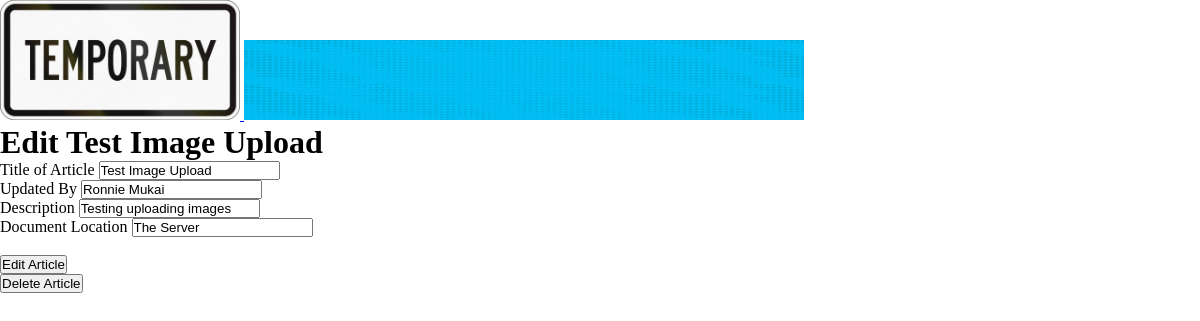
The page /admin_page/all_self_help_articles/8/edit_articles on the database its author committed.
### catalog_application/models.py (models this page shows)
class SelfHelpArticle(models.Model):
    title = models.CharField(max_length=100)
    last_updated_by = models.CharField(max_length=50)
    description = models.CharField(max_length=1000)
    document_location = models.CharField(max_length=100)
    article_image = models.ImageField(storage=fs)
    created_at = models.DateTimeField(auto_now_add=True)
    updated_at = models.DateTimeField(auto_now=True)
    objects = SelfHelpArticleManager()

### catalog_application/views.py (the view)
# urls.py: path('admin_page/all_self_help_articles/<self_help_article_id>/edit_articles', views.edit_articles),
def edit_articles(request, self_help_article_id):
    db_articles = SelfHelpArticle.objects.get(id=self_help_article_id)
    context = {
        'self_help_articles': db_articles
    }
    return render(request, 'edit_self_help_articles.html', context)

### catalog_application/templates/edit_self_help_articles.html (shortened to what this page needs)
{% load static %}
<!DOCTYPE html>
<html lang="en">
    <head>
        <link
            rel="stylesheet"
            href="{% static 'css\edit_self_help_articles.css' %}"
        />
    </head>
    <body>
            <div class="header">
                <a href="TBD">
                    <img
                        class="logo"
                        src="{% static 'images\temp_image.jpeg' %}"
                    />
                </a>
                <img
                    class="banner"
                    src="{% static 'images\temp_banner.jpg' %}"
                />
            </div>
            <h1>Edit {{ self_help_articles.title }}</h1>
            <form action="/admin_page/all_self_help_articles/{{ self_help_articles.id }}/update_articles" method="post">
                <div>
                    <label for="title">Title of Article</label>
                    <input type="text" name="title" id="title" value="{{ self_help_articles.title }}" />
                </div>
                <div>
                    <label for="last_updated_by">Updated By</label>
                    <input type="text" name="last_updated_by" id="last_updated_by" value="{{ self_help_articles.last_updated_by }}" />
                </div>
                <div>
                    <label for="description">Description</label>
                    <input type="text" name="description" id="description" value="{{ self_help_articles.description }}" />
                </div>
                <div>
                    <label for="document_location">Document Location</label>
                    <input
                        type="text"
                        name="document_location"
                        id="document_location"
                        value="{{ self_help_articles.document_location }}"
                    />
                </div>
                <div>
                </div>
                <button class="submitButton">Edit Article</button>
            </form>
            <button class="delete_btn">Delete Article</button>
    </body>
</html>

### static/css/edit_self_help_articles.css (style rules this page uses)
* { margin: 0; padding: 0; }
.header .logo { width: 15rem; height: auto; }
.header .banner { width: 35rem; height: 5rem; }

### rows shown on the page
SelfHelpArticle: title "Test Image Upload", last_updated_by "Ronnie Mukai", description "Testing uploading images", document_location "The Server"
